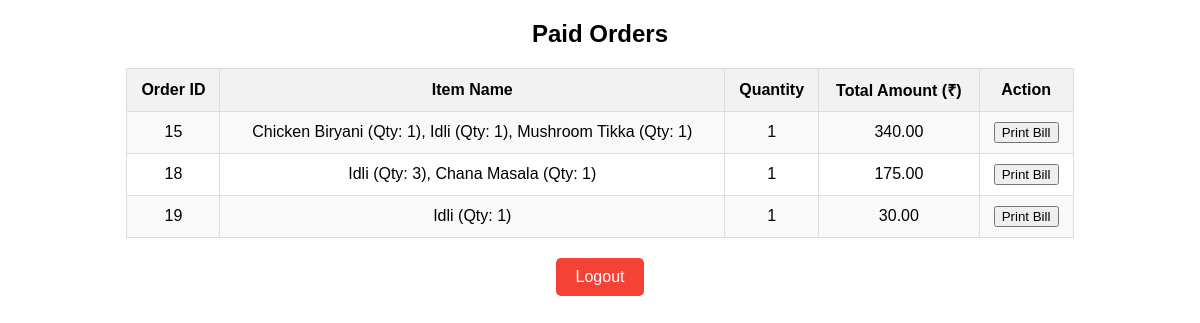
Page /cashier/cashier_dashboard.php on the committed database.
### tables this page shows
CREATE TABLE `orders` (
  `id` int(11) NOT NULL,
  `customer_id` int(11) DEFAULT NULL,
  `total_amount` decimal(10,2) DEFAULT NULL,
  `status` varchar(50) DEFAULT NULL,
  `payment_status` varchar(50) DEFAULT 'Pending',
  `item_name` text DEFAULT NULL,
  `table` int(11) DEFAULT 1
);

### cashier/cashier_dashboard.php (the view, shortened to what this page needs)
<?php
$conn = new mysqli('localhost', 'root', '', 'restaurant_billing_system');
$paid_orders = $conn->query("SELECT * FROM orders WHERE payment_status = 'Paid'");
?>
<!DOCTYPE html>
<html lang="en">
<head>
</head>
<body>
<h2>Paid Orders</h2>
<table>
    <tr>
        <th>Order ID</th>
        <th>Item Name</th>
        <th>Quantity</th>
        <th>Total Amount (₹)</th>
        <th>Action</th>
    </tr>
    <?php while ($order = $paid_orders->fetch_assoc()): ?>
        <tr>
            <td><?php echo htmlspecialchars($order['id']); ?></td>
            <td><?php echo htmlspecialchars($order['item_name']); ?></td>
            <td><?php echo htmlspecialchars($order['table']); ?></td>
            <td><?php echo htmlspecialchars($order['total_amount']); ?></td>
            <td>
                <button onclick="printOrder(<?php echo htmlspecialchars(json_encode($order)); ?>)">Print Bill</button>
            </td>
        </tr>
    <?php endwhile; ?>
</table>
<form method="POST">
    <button type="submit" name="logout" class="logout-button">Logout</button>
</form>
</body>
</html>

### cashier/cashier_dashboard.php (style rules this page uses)
body { font-family: Arial, sans-serif; }
table { border-collapse: collapse; width: 80%; margin: 20px auto; }
th, td { border: 1px solid #ddd; padding: 10px; text-align: center; }
th { background-color: #f2f2f2; font-weight: bold; }
tr:nth-child(even) { background-color: #f9f9f9; }
h2 { text-align: center; }
.logout-button { display: block; margin: 20px auto; padding: 10px 20px; font-size: 16px; background-color: #f44336; color: white; border: none; border-radius: 5px; cursor: pointer; }

### rows in the picture
orders: id "15", item_name "Chicken Biryani (Qty: 1), Idli (Qty: 1), Mushroom Tikka (Qty: 1)", table "1", total_amount "340.00"
orders: id "18", item_name "Idli (Qty: 3), Chana Masala (Qty: 1)", table "1", total_amount "175.00"
orders: id "19", item_name "Idli (Qty: 1)", table "1", total_amount "30.00"
